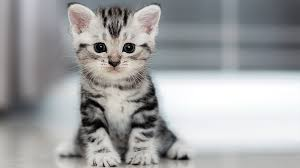
#> input picture indir.jpeg, 300 x 168 px, found by its file name
$ python '233405040_ödev3.py'   (older library calls are emulated)
#> lines starting #> are read from the running program, lines starting #| are printed output that depends on the picture

"""
233405040- Ceren ÇEKEN
Filtre Karşılaştırma ve Kenar Algılama Raporu
"""
import cv2
import numpy as np
from matplotlib import pyplot as plt

# 1. ADIM: Görüntü Edinme ve Yapay Gürültü Ekleme
img = cv2.imread('indir.jpeg', 0)
#> img: shape (168, 300); min 0, max 255, mean 161.4
noisy = img.copy()
prob = 0.05  # %5 Tuz-Biber gürültüsü
noisy[np.random.random(img.shape) < prob] = 255
noisy[np.random.random(img.shape) < prob] = 0
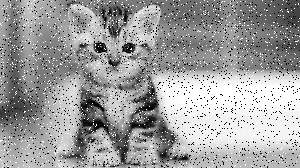
#> noisy: shape (168, 300); min 0, max 255, mean 158.1

# 2. ADIM: 4 Farklı Filtrenin Uygulanması
kutu   = cv2.blur(noisy, (5, 5))
gauss  = cv2.GaussianBlur(noisy, (5, 5), 0)
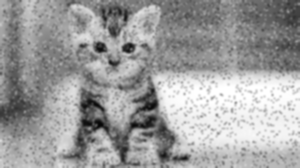
#> gauss: shape (168, 300); min 5, max 255, mean 158.1
medyan = cv2.medianBlur(noisy, 5)
bilat  = cv2.bilateralFilter(noisy, 9, 75, 75)
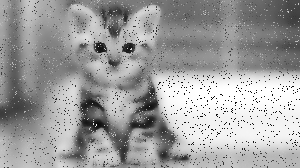
#> bilat: shape (168, 300); min 5, max 255, mean 158.8

# 3. ADIM: Kenar Algılama (Sobel vs Laplacian)
laplacian = cv2.Laplacian(img, cv2.CV_64F)
laplacian = np.uint8(np.absolute(laplacian))
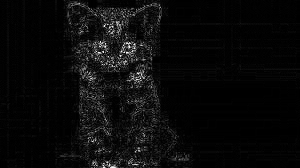
#> laplacian: shape (168, 300); min 0, max 254, mean 10.4

sobelx = cv2.Sobel(img, cv2.CV_64F, 1, 0, ksize=3)
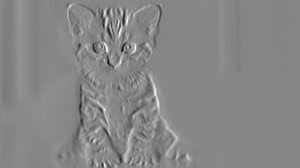
#> sobelx: shape (168, 300) float64; min -758, max 672, mean 0.3; drawn with min black and max white
sobely = cv2.Sobel(img, cv2.CV_64F, 0, 1, ksize=3)
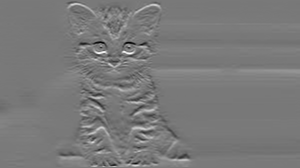
#> sobely: shape (168, 300) float64; min -750, max 824, mean 2.6; drawn with min black and max white
sobel_combined = cv2.magnitude(sobelx, sobely)
sobel_combined = np.uint8(sobel_combined)
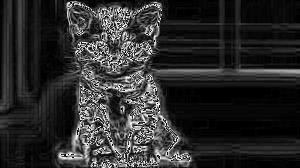
#> sobel_combined: shape (168, 300); min 0, max 255, mean 43.7

# 4. ADIM: Görselleştirme
titles = ['Gürültülü', 'Medyan Filtre', 'Bilateral', 'Laplacian', 'Sobel']
images = [noisy, medyan, bilat, laplacian, sobel_combined]

plt.figure(figsize=(20, 10))
for i in range(5):
    plt.subplot(1, 5, i+1)
    plt.imshow(images[i], cmap='gray')
    plt.title(titles[i])
    plt.axis('off')
plt.show()
